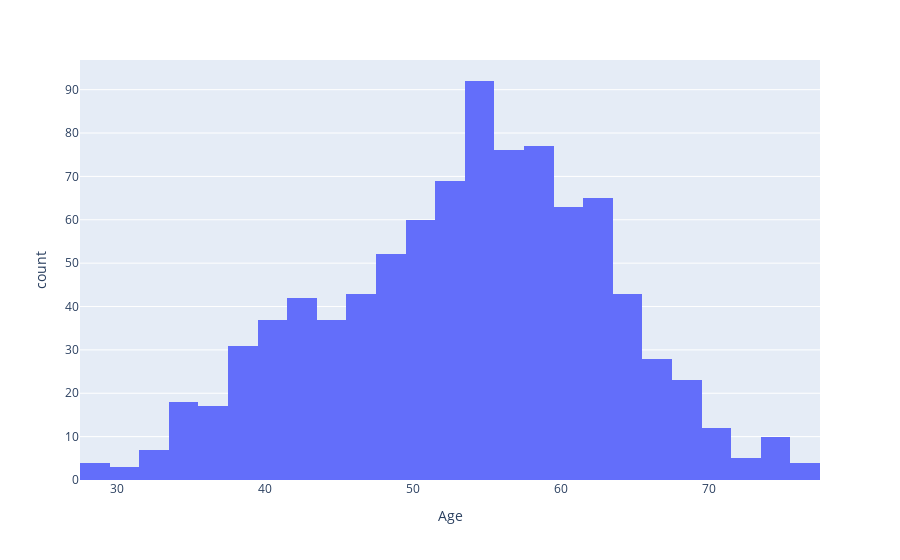

The code cell stored with this chart in its notebook:
### Code cell
px.histogram(df, x="Age")

### Figure 1 — Plotly figure (JSON) as saved in the notebook; plotly's stock layout.template omitted (floating-point values rounded to 4 significant figures; data arrays with more than 128 entries replaced by an {"elided": "..."} marker saying what was removed)
{"data": [{"alignmentgroup": "True", "bingroup": "x", "hovertemplate": "Age=%{x}<br>count=%{y}<extra></extra>", "legendgroup": "", "marker": {"color": "#636efa", "pattern": {"shape": ""}}, "name": "", "offsetgroup": "", "orientation": "v", "showlegend": false, "type": "histogram", "x": {"elided": "918 int values"}, "xaxis": "x", "yaxis": "y"}], "layout": {"barmode": "relative", "legend": {"tracegroupgap": 0}, "margin": {"t": 60}, "xaxis": {"anchor": "y", "domain": [0, 1], "title": {"text": "Age"}}, "yaxis": {"anchor": "x", "domain": [0, 1], "title": {"text": "count"}}}}
